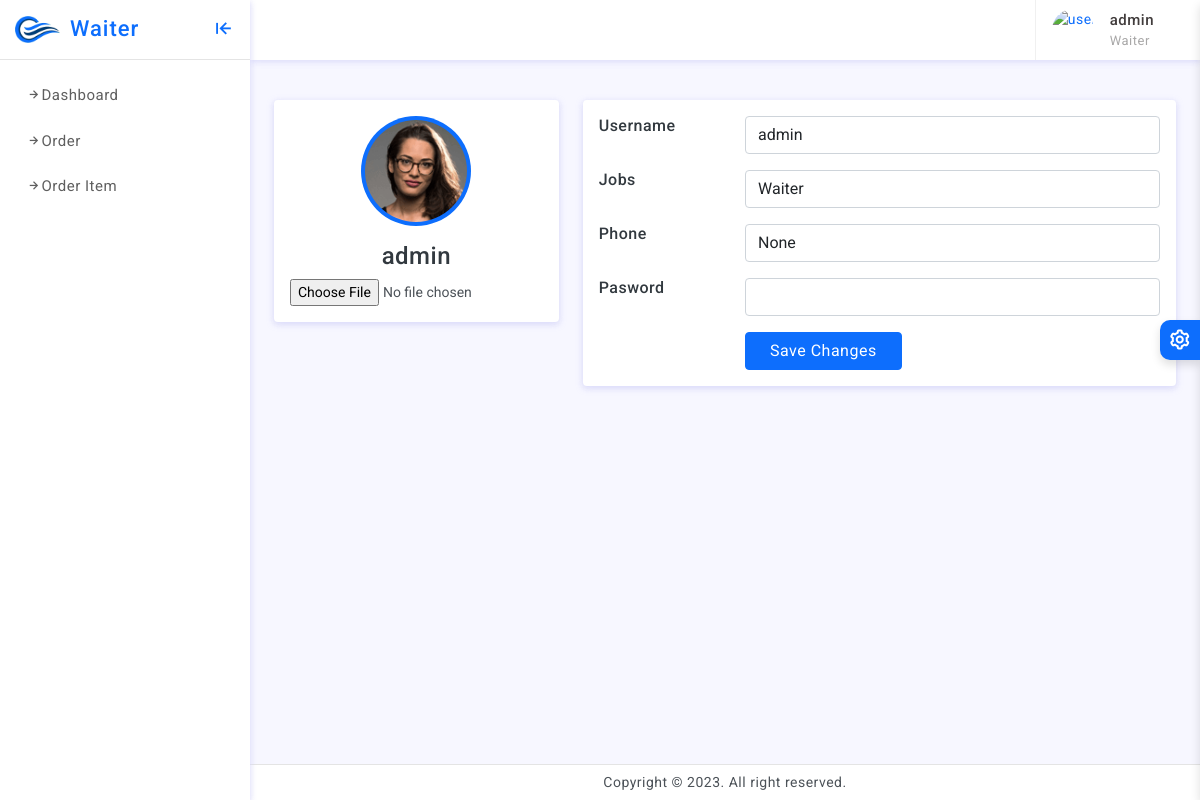
Page /waiter/profile (signed in) on the committed database.
### main/models.py (models this page shows)
class User(AbstractUser):
    status = (
        (1, "Director"), # Abduxoliq
        (2, "Cooker"), # Abduxoliq
        (3, "Waiter"),
        (4, "manager"), # Abduxoliq
        (5, "call center")
    )
    type = models.IntegerField(choices=status, default=1)
    number = models.BigIntegerField(null=True, blank=True)
    image = models.ImageField(upload_to='user', null=True, blank=True)

### main/waiter/views.py (the view, shortened to what this page needs)
# urls.py: path('profile', profile, name='cooker_profile'),
@login_required(login_url='sign-in')
def profile(request):
    user = request.user
    context = {
        'user': user,
    }
    return render(request, 'waiter/profile.html', context)

### template/waiter/profile.html (shortened to what this page needs)
{% extends 'waiter/base.html'%}
{% load static %}
{% block content %}
<div class="page-content">
	<div class="row mt-3 mb-3">
	   <div class="col-12 col-lg-12">
		   <form action="{% url 'director_profile' %}" method="post" enctype="multipart/form-data">
			   <div class="row">
					<div class="col-lg-4">
						<div class="card">
							<div class="card-body">
								<div class="d-flex flex-column align-items-center text-center">
									{%if user.image%}
									<img src="{{user.image.url}}" alt="Admin"  width="160px" height="175px" class="rounded-circle p-1 bg-primary" width="110">
									{%else%}
									<img src="{% static 'assets/images/avatars/avatar-2.png'%}" alt="Admin" class="rounded-circle p-1 bg-primary" width="110">
									{%endif%}
									<div class="mt-3">
										<h4>{{user.username}}</h4>
										<input name="image" type="file" class="col-12" class="form-control" >
									</div>
								</div>
							</div>
						</div>
					</div>
					<div class="col-lg-8">
						<div class="card">
							<div class="card-body">
								<div class="row mb-3">
									<div class="col-sm-3">
										<h6 class="mb-0">Username</h6>
									</div>
									<div class="col-sm-9 text-secondary">
										<input type="text" name="username" class="form-control" value="{{user.username}}">
									</div>
								</div>
								<div class="row mb-3">
									<div class="col-sm-3">
										<h6 class="mb-0">Jobs</h6>
									</div>
									<div class="col-sm-9 text-secondary ">
										<select name="type" class="form-control " aria-label="Default select example">
											<option value="{{user.type}}">{{user.get_type_display}}</option>
										</select>
									</div>
								</div>
								<div class="row mb-3">
									<div class="col-sm-3">
										<h6 class="mb-0">Phone</h6>
									</div>
									<div class="col-sm-9 text-secondary">
										<input type="text" name="number" class="form-control" value="{{user.number}}">
									</div>
								</div>
								<div class="row mb-3">
									<div class="col-sm-3">
										<h6 class="mb-0">Pasword</h6>
									</div>
									<div class="col-sm-9 text-secondary">
										<input type="password" name="password" class="form-control">
									</div>
								</div>
								<div class="row">
									<div class="col-sm-3"></div>
									<div class="col-sm-9 text-secondary">
										<input type="submit" class="btn btn-primary px-4" value="Save Changes">
									</div>
								</div>
							</div>
						</div>
					</div>
				</div>
			</form>
	   </div>
	</div>
</div>
{% endblock content %}

### template/waiter/base.html (shortened to what this page needs)
{%load static %}
<!Doctype html>
<html lang="en">
<head>
	<link href="{% static 'assets/plugins/vectormap/jquery-jvectormap-2.0.2.css'%}" rel="stylesheet"/>
	<link href="{% static 'assets/plugins/simplebar/css/simplebar.css'%}" rel="stylesheet" />
	<link href="{% static 'assets/plugins/perfect-scrollbar/css/perfect-scrollbar.css'%}" rel="stylesheet" />
	<link href="{% static 'assets/plugins/metismenu/css/metisMenu.min.css'%}" rel="stylesheet" />
	<link href="{% static 'assets/css/pace.min.css'%}" rel="stylesheet" />
	<link href="{% static 'assets/css/bootstrap.min.css'%}" rel="stylesheet">
	<link href="{% static 'assets/css/app.css'%}" rel="stylesheet">
	<link href="{% static 'assets/css/icons.css'%}" rel="stylesheet">
	<link  rel="stylesheet" href="{% static 'assets/css/dark-theme.css'%}" />
	<link  rel="stylesheet" href="{% static 'assets/css/semi-dark.css'%}" />
	<link  rel="stylesheet" href="{% static 'assets/css/header-colors.css'%}" />
</head>
<body>
	<div class="wrapper">
		<div class="sidebar-wrapper" data-simplebar="true">
			<div class="sidebar-header">
				<div>
					<img src="{% static 'assets/images/logo-icon.png' %}" class="logo-icon" alt="logo icon">
				</div>
				<div>
					<h4 class="logo-text">Waiter</h4>
				</div>
				<div class="toggle-icon ms-auto"><i class='bx bx-arrow-to-left'></i>
				</div>
			</div>
			<ul class="metismenu" id="menu">
				<li> <a href="{% url 'waiter_index' %}"><i class="bx bx-right-arrow-alt"></i>Dashboard</a>
				</li>
				<li> <a href="{% url 'order' %}"><i class="bx bx-right-arrow-alt"></i>Order</a></li>
				<li> <a href="{% url 'order_item' %}"><i class="bx bx-right-arrow-alt"></i>Order Item </a></li>
			</ul>
		</div>
		<header>
			<div class="topbar d-flex align-items-center">
				<nav class="navbar navbar-expand">
					<div class="user-box dropdown">
						<a class="d-flex align-items-center nav-link dropdown-toggle dropdown-toggle-nocaret" href="#" role="button" data-bs-toggle="dropdown" aria-expanded="false">
							{% if user.image%}
							<img src="{{user.image.url}}" class="user-img" alt="user avatar">
							{% else %}
							<img src="" class="user-img" alt="user avatar">
							{% endif%}
							<div class="user-info ps-3">
								<p class="user-name mb-0">{{user.username}}</p>
								<p class="designattion mb-0">{{user.get_type_display}}</p>
							</div>
						</a>
					</div>
				</nav>
			</div>
		</header>
		<div class="page-wrapper">
			{% block content %}
		{% endblock content %}
		</div>
		<footer class="page-footer">
			<p class="mb-0">Copyright © 2023. All right reserved.</p>
		</footer>
	</div>
	<div class="switcher-wrapper">
		<div class="switcher-btn"> <i class='bx bx-cog bx-spin'></i>
		</div>
	</div>
</body>
</html>

### static/assets/css/app.css (style rules this page uses)
body { font-size: 14px; color: #4c5258; letter-spacing: .5px; background: #f7f7ff; overflow-x: hidden; font-family: Roboto, sans-serif }
a { text-decoration: none }
.wrapper { width: 100%; position: relative }
.sidebar-wrapper { width: 250px; height: 100%; position: fixed; top: 0; bottom: 0; left: 0; background: #fff; border-right: 0 solid #e4e4e4; z-index: 11; box-shadow: 0 2px 6px 0 rgb(218 218 253 / 65%), 0 2px 6px 0 rgb(206 206 238 / 54%)!important; transition: all .2s ease-out }
.sidebar-header { width: 250px; height: 60px; display: flex; align-items: center; position: fixed; top: 0; bottom: 0; padding: 0 15px; z-index: 5; background: #fff; background-clip: padding-box; border-bottom: 1px solid #e4e4e4 }
.logo-icon { width: 45px }
.logo-text { font-size: 22px; margin-left: 10px; margin-bottom: 0; letter-spacing: 1px; color: #0d6efd }
.toggle-icon { font-size: 22px; cursor: pointer; color: #0d6efd }
.topbar { position: fixed; top: 0; left: 250px; right: 0; height: 60px; background: #fff; border-bottom: 1px solid rgb(228 228 228 / 0%); z-index: 10; -webkit-box-shadow: 0 2px 6px 0 rgb(218 218 253 / 65%), 0 0px 6px 0 rgb(206 206 238 / 54%); box-shadow: 0 2px 6px 0 rgb(218 218 253 / 65%), 0 0px 6px 0 rgb(206 206 238 / 54%); }
.topbar .navbar { width: 100%; height: 60px; padding-left: 30px; padding-right: 30px }
.page-wrapper { height: 100%; margin-top: 60px; margin-bottom: 30px; margin-left: 250px }
.page-content { padding: 1.5rem 1.5rem 0.7rem 1.5rem }
.page-footer { background: #fff; left: 250px; right: 0; bottom: 0; position: fixed; text-align: center; padding: 7px; font-size: 14px; border-top: 1px solid #e4e4e4; z-index: 3 }
.sidebar-wrapper ul { padding: 0; margin: 0; list-style: none; background: 0 0 }
.sidebar-wrapper .metismenu { background: 0 0; display: -webkit-box; display: -ms-flexbox; display: flex; padding: 10px; margin-top: 60px; -webkit-box-orient: vertical; -webkit-box-direction: normal; -ms-flex-direction: column; flex-direction: column }
.sidebar-wrapper .metismenu li+li { margin-top: 5px }
.sidebar-wrapper .metismenu li:first-child { margin-top: 5px }
.sidebar-wrapper .metismenu li:last-child { margin-bottom: 5px }
.sidebar-wrapper .metismenu>li { display: -webkit-box; display: -ms-flexbox; display: flex; -webkit-box-orient: vertical; -webkit-box-direction: normal; -ms-flex-direction: column; flex-direction: column; position: relative }
.sidebar-wrapper .metismenu a { position: relative; display: flex; align-items: center; justify-content: left; padding: 8px 15px; font-size: 15px; color: #5f5f5f; outline-width: 0; text-overflow: ellipsis; overflow: hidden; letter-spacing: .5px; border: 1px solid #ffffff00; transition: all .3s ease-out }
input::placeholder { color: #000!important; opacity: .3!important }
.dropdown-toggle-nocaret:after { display: none }
.user-img { width: 42px; height: 42px; border-radius: 50%; border: 0 solid #e5e5e5; padding: 0 }
.user-info .user-name { font-size: 15px; font-weight: 500; color: #413c3c }
.user-info .designattion { font-size: 13px; color: #a9a8a8 }
.user-box { display: flex; align-items: center; height: 60px; border-left: 1px solid #f0f0f0; margin-left: 1rem }
.switcher-wrapper { width: 280px; height: 100%; position: fixed; right: -280px; top: 0; bottom: 0; z-index: 16; background: #fff; border-left: 0 solid #d2d2d2; box-shadow: 0 .3rem .6rem rgba(0, 0, 0, .13); transition: all .2s ease-out }
.switcher-btn { width: 40px; height: 40px; line-height: 40px; font-size: 24px; background: #0d6efd; box-shadow: 0 .3rem .6rem rgba(0, 0, 0, .13); color: #fff; text-align: center; border-top-left-radius: 10px; border-bottom-left-radius: 10px; position: absolute; top: 40%; right: 100%; cursor: pointer }

### rows in the picture
User: username "admin", type "Waiter", number "None"
